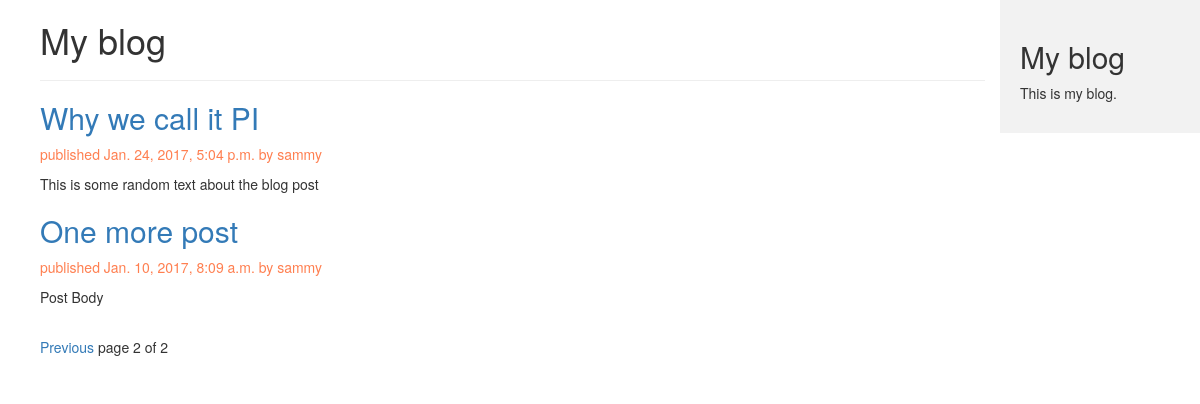
Screenshot of /blog/?page=2 with the database file from the repository.
### blog/models.py (models this page shows, shortened)
class Post(models.Model):
    STATUS_CHOICE = (
        ('draft', 'Draft'),
        ('published', 'Published'),
    )
    title = models.CharField(max_length=250)
    slug = models.SlugField(
        max_length=250,
        unique_for_date='publish')
    author = models.ForeignKey(User, related_name='blog_posts')
    body = models.TextField()
    publish = models.DateTimeField(default=timezone.now)
    created = models.DateTimeField(auto_now_add=True)
    update = models.DateTimeField(auto_now=True)
    status = models.CharField(
        max_length=10,
        choices=STATUS_CHOICE,
        default='draft')
    objects = models.Manager()  # The default manager.
    published = PublishedManager()  # Our custom manager.
    class Meta:
        ordering = ('-publish',)
    def get_absolute_url(self):
        return reverse('blog:post_detail',
                       args=[self.publish.year,
                             self.publish.strftime('%m'),
                             self.publish.strftime('%d'),
                             self.slug])

### blog/views.py (the view)
class PostListView(ListView):
        queryset = Post.published.all()
        context_object_name = 'posts'
        paginate_by = 2
        template_name = 'blog/post/list.html'

### blog/templates/blog/post/list.html (shortened to what this page needs)
{% extends "blog/base.html" %}
{% block content %}
    <h1>My blog</h1>
    <hr>
    {% for post in posts %}
        <h2>
            <a href="{{ post.get_absolute_url }}">{{ post.title }}</a>
        </h2>
        <p class="date">
            published {{ post.publish }} by {{ post.author }}
        </p>
        {{ post.body|truncatewords:30|linebreaks }}
    {% endfor %}
    {% include "blog/pagination.html" with page=page_obj %}
{% endblock %}

### blog/static/css/blog.css (style rules this page uses)
.date { color: coral; }

### rows the page displays
Post: title "Why we call it PI", publish "Jan. 24, 2017, 5:04 p.m.", author "sammy", body "This is some random text about the blog post"
Post: title "One more post", publish "Jan. 10, 2017, 8:09 a.m.", author "sammy", body "Post Body"

### other values shown
{{ page.number }} "2"
{{ page.paginator.num_pages }} "2"
